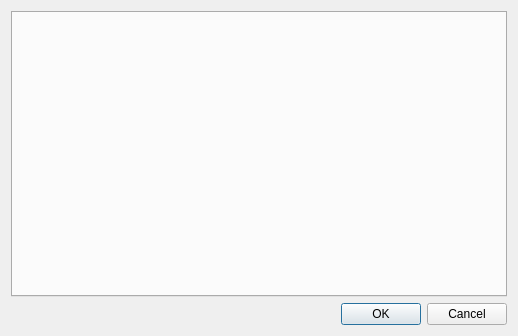
<?xml version="1.0" encoding="UTF-8"?>
<ui version="4.0">
 <class>AttributesSelectionDialog</class>
 <widget class="QDialog" name="AttributesSelectionDialog">
  <property name="geometry">
   <rect>
    <x>0</x>
    <y>0</y>
    <width>518</width>
    <height>336</height>
   </rect>
  </property>
  <property name="windowTitle">
   <string>Dialog</string>
  </property>
  <layout class="QVBoxLayout" name="verticalLayout">
   <item>
    <widget class="QTabWidget" name="tabWidget">
     <property name="currentIndex">
      <number>-1</number>
     </property>
    </widget>
   </item>
   <item>
    <widget class="QDialogButtonBox" name="buttonBox">
     <property name="orientation">
      <enum>Qt::Horizontal</enum>
     </property>
     <property name="standardButtons">
      <set>QDialogButtonBox::Cancel|QDialogButtonBox::Ok</set>
     </property>
    </widget>
   </item>
  </layout>
 </widget>
 <resources/>
 <connections>
  <connection>
   <sender>buttonBox</sender>
   <signal>accepted()</signal>
   <receiver>AttributesSelectionDialog</receiver>
   <slot>accept()</slot>
   <hints>
    <hint type="sourcelabel">
     <x>248</x>
     <y>254</y>
    </hint>
    <hint type="destinationlabel">
     <x>157</x>
     <y>274</y>
    </hint>
   </hints>
  </connection>
  <connection>
   <sender>buttonBox</sender>
   <signal>rejected()</signal>
   <receiver>AttributesSelectionDialog</receiver>
   <slot>reject()</slot>
   <hints>
    <hint type="sourcelabel">
     <x>316</x>
     <y>260</y>
    </hint>
    <hint type="destinationlabel">
     <x>286</x>
     <y>274</y>
    </hint>
   </hints>
  </connection>
 </connections>
</ui>
